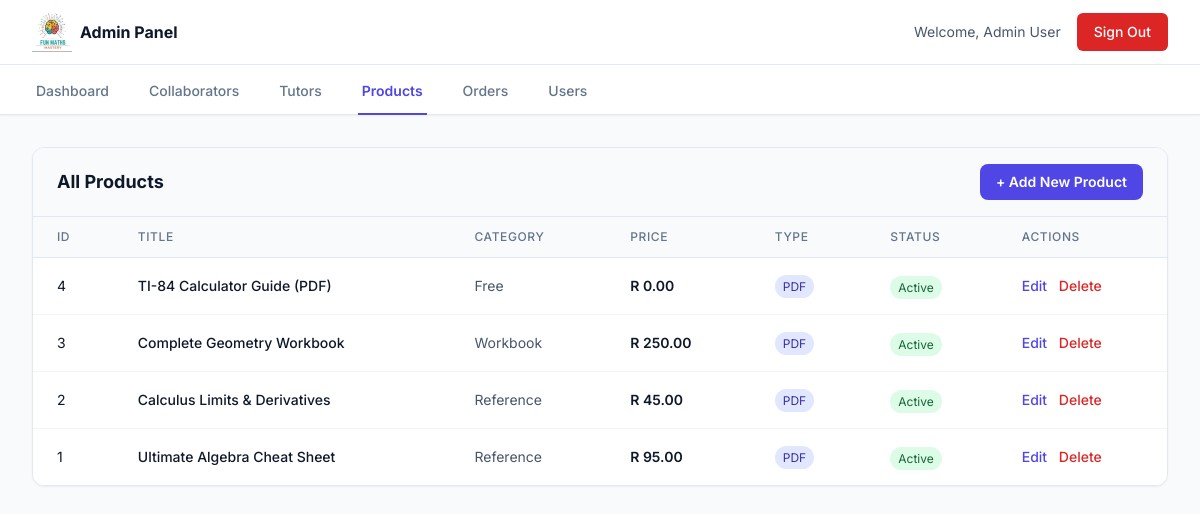
/app/admin/products.php (signed in), run on the app's committed database.
### tables this page shows
CREATE TABLE products (
            id INTEGER PRIMARY KEY AUTOINCREMENT,
            title TEXT NOT NULL,
            description TEXT,
            price REAL NOT NULL,
            category TEXT DEFAULT 'General',
            file_type TEXT CHECK(file_type IN ('pdf','link')) NOT NULL,
            file_path TEXT NOT NULL,
            is_active INTEGER DEFAULT 1,
            created_at DATETIME DEFAULT CURRENT_TIMESTAMP
        );

### app/config/functions.php (called while the page is built, shortened)
<?php
function h($string) {
    return htmlspecialchars($string, ENT_QUOTES, 'UTF-8');
}
    ?>

### app/admin/products.php (the view, shortened to what this page needs)
<?php
require_once __DIR__ . '/../config/db.php';
require_once __DIR__ . '/../config/functions.php';
$stmt = $pdo->query("SELECT * FROM products ORDER BY id DESC");
$products = $stmt->fetchAll(PDO::FETCH_ASSOC);
?>
<!DOCTYPE html>
<html lang="en">
<head>
    <script src="https://cdn.tailwindcss.com"></script>
</head>
<body class="bg-slate-50 font-sans antialiased">
    <header class="bg-white border-b border-slate-200 sticky top-0 z-50">
        <div class="max-w-7xl mx-auto px-4 sm:px-6 lg:px-8 h-16 flex justify-between items-center">
            <div class="flex items-center gap-4">
                <a href="dashboard.php" class="flex items-center gap-2">
                    <img src="../assets/logo.jpeg" alt="Fun Maths Mastery" class="w-10 h-10">
                    <span class="font-bold text-slate-900 hidden sm:inline">Admin Panel</span>
                </a>
            </div>
            <div class="flex items-center gap-4">
                <span class="text-sm text-slate-600">Welcome, <?= h($_SESSION['user_name'] ?? 'Admin') ?></span>
                <a href="../logout.php" class="inline-flex items-center px-4 py-2 border border-transparent text-sm font-medium rounded-md text-white bg-red-600 hover:bg-red-700">Sign Out</a>
            </div>
        </div>
    </header>
    <nav class="bg-white border-b border-slate-200 shadow-sm">
        <div class="max-w-7xl mx-auto px-4 sm:px-6 lg:px-8">
            <div class="flex space-x-8 -mb-px">
                <a href="dashboard.php" class="inline-flex items-center px-1 pt-4 pb-3 text-sm font-medium text-slate-500 hover:text-slate-700 border-b-2 border-transparent">Dashboard</a>
                <a href="collaborators.php" class="inline-flex items-center px-1 pt-4 pb-3 text-sm font-medium text-slate-500 hover:text-slate-700 border-b-2 border-transparent">Collaborators</a>
                <a href="tutors.php" class="inline-flex items-center px-1 pt-4 pb-3 text-sm font-medium text-slate-500 hover:text-slate-700 border-b-2 border-transparent">Tutors</a>
                <a href="products.php" class="inline-flex items-center px-1 pt-4 pb-3 text-sm font-semibold border-b-2 border-brand-600 text-brand-600">Products</a>
                <a href="orders.php" class="inline-flex items-center px-1 pt-4 pb-3 text-sm font-medium text-slate-500 hover:text-slate-700 border-b-2 border-transparent">Orders</a>
                <a href="users.php" class="inline-flex items-center px-1 pt-4 pb-3 text-sm font-medium text-slate-500 hover:text-slate-700 border-b-2 border-transparent">Users</a>
            </div>
        </div>
    </nav>
    <main class="max-w-7xl mx-auto px-4 sm:px-6 lg:px-8 py-8">
        <div class="bg-white rounded-xl border border-slate-200 shadow-sm overflow-hidden">
            <div class="px-6 py-4 border-b border-slate-200 bg-slate-50 flex justify-between items-center">
                <h2 class="text-lg font-bold text-slate-900">All Products</h2>
                <a href="products.php?action=add" class="inline-flex items-center px-4 py-2 bg-brand-600 text-white text-sm font-semibold rounded-lg hover:bg-brand-700">+ Add New Product</a>
            </div>
            <div class="overflow-x-auto">
                <table class="min-w-full divide-y divide-slate-200">
                    <thead class="bg-slate-50">
                        <tr>
                            <th class="px-6 py-3 text-left text-xs font-medium text-slate-500 uppercase tracking-wider">ID</th>
                            <th class="px-6 py-3 text-left text-xs font-medium text-slate-500 uppercase tracking-wider">Title</th>
                            <th class="px-6 py-3 text-left text-xs font-medium text-slate-500 uppercase tracking-wider">Category</th>
                            <th class="px-6 py-3 text-left text-xs font-medium text-slate-500 uppercase tracking-wider">Price</th>
                            <th class="px-6 py-3 text-left text-xs font-medium text-slate-500 uppercase tracking-wider">Type</th>
                            <th class="px-6 py-3 text-left text-xs font-medium text-slate-500 uppercase tracking-wider">Status</th>
                            <th class="px-6 py-3 text-left text-xs font-medium text-slate-500 uppercase tracking-wider">Actions</th>
                        </tr>
                    </thead>
                    <tbody class="bg-white divide-y divide-slate-100">
                        <?php if (empty($products)): ?>
                            <tr>
                                <td colspan="7" class="px-6 py-4 text-center text-slate-500">No products found. Click "Add New Product" to get started.</td>
                            </tr>
                        <?php else: ?>
                            <?php foreach ($products as $product): ?>
                                <tr>
                                    <td class="px-6 py-4 whitespace-nowrap text-sm text-slate-900"><?= $product['id'] ?></td>
                                    <td class="px-6 py-4 whitespace-nowrap text-sm font-medium text-slate-900"><?= h($product['title']) ?></td>
                                    <td class="px-6 py-4 whitespace-nowrap text-sm text-slate-600"><?= h($product['category']) ?></td>
                                    <td class="px-6 py-4 whitespace-nowrap text-sm font-semibold text-slate-900">R <?= number_format($product['price'], 2) ?></td>
                                    <td class="px-6 py-4 whitespace-nowrap text-sm">
                                        <span class="px-2 py-1 text-xs rounded-full <?= $product['file_type'] === 'pdf' ? 'bg-indigo-100 text-indigo-800' : 'bg-slate-100 text-slate-800' ?>">
                                            <?= strtoupper($product['file_type']) ?>
                                        </span>
                                    </td>
                                    <td class="px-6 py-4 whitespace-nowrap">
                                        <span class="px-2 py-1 text-xs rounded-full <?= $product['is_active'] ? 'bg-green-100 text-green-800' : 'bg-red-100 text-red-800' ?>">
                                            <?= $product['is_active'] ? 'Active' : 'Inactive' ?>
                                        </span>
                                    </td>
                                    <td class="px-6 py-4 whitespace-nowrap text-sm font-medium space-x-2">
                                        <a href="products.php?edit=<?= $product['id'] ?>" class="text-brand-600 hover:text-brand-800">Edit</a>
                                        <a href="products.php?delete=<?= $product['id'] ?>" onclick="return confirm('Are you sure you want to delete this product? This action cannot be undone.')" class="text-red-600 hover:text-red-800">Delete</a>
                                    </td>
                                </tr>
                            <?php endforeach; ?>
                        <?php endif; ?>
                    </tbody>
                </table>
            </div>
        </div>
    </main>
</body>
</html>

### data on the page
products: id "4", title "TI-84 Calculator Guide (PDF)", category "Free", price "0.00", file_type "PDF", is_active "Active"
products: id "3", title "Complete Geometry Workbook", category "Workbook", price "250.00", file_type "PDF", is_active "Active"
products: id "2", title "Calculus Limits & Derivatives", category "Reference", price "45.00", file_type "PDF", is_active "Active"
products: id "1", title "Ultimate Algebra Cheat Sheet", category "Reference", price "95.00", file_type "PDF", is_active "Active"

### other printed values
$_SESSION['user_name'] "Admin User"
